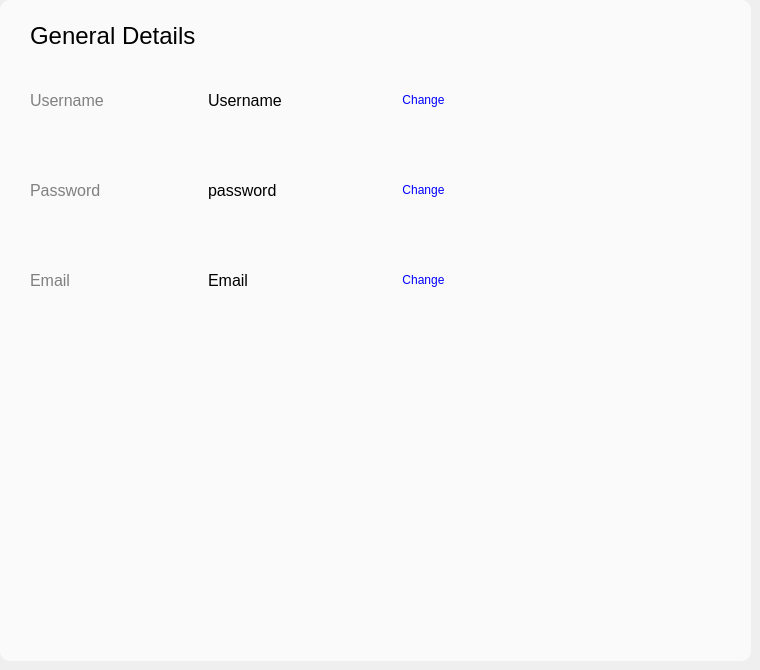
   <widget class="QWidget" name="Settings_Page">
    <widget class="QGroupBox" name="groupBox_6">
     <property name="geometry">
      <rect>
       <x>0</x>
       <y>0</y>
       <width>751</width>
       <height>661</height>
      </rect>
     </property>
     <property name="styleSheet">
      <string notr="true">background-color: rgb(250,250,250);
border-radius:10px</string>
     </property>
     <property name="title">
      <string/>
     </property>
     <widget class="QLabel" name="label_12">
      <property name="geometry">
       <rect>
        <x>30</x>
        <y>20</y>
        <width>181</width>
        <height>31</height>
       </rect>
      </property>
      <property name="font">
       <font>
        <pointsize>18</pointsize>
        <bold>false</bold>
       </font>
      </property>
      <property name="styleSheet">
       <string notr="true">color:black</string>
      </property>
      <property name="text">
       <string>General Details</string>
      </property>
     </widget>
     <widget class="QWidget" name="horizontalLayoutWidget">
      <property name="geometry">
       <rect>
        <x>30</x>
        <y>60</y>
        <width>431</width>
        <height>80</height>
       </rect>
      </property>
      <layout class="QHBoxLayout" name="horizontalLayout_4">
       <item>
        <widget class="QLabel" name="label_13">
         <property name="font">
          <font>
           <pointsize>12</pointsize>
          </font>
         </property>
         <property name="styleSheet">
          <string notr="true">color:grey</string>
         </property>
         <property name="text">
          <string>Username</string>
         </property>
        </widget>
       </item>
       <item>
        <widget class="QLabel" name="SettingsUsernameLabel">
         <property name="sizePolicy">
          <sizepolicy hsizetype="Minimum" vsizetype="Preferred">
           <horstretch>0</horstretch>
           <verstretch>0</verstretch>
          </sizepolicy>
         </property>
         <property name="font">
          <font>
           <pointsize>12</pointsize>
          </font>
         </property>
         <property name="styleSheet">
          <string notr="true">color:black</string>
         </property>
         <property name="text">
          <string>Username</string>
         </property>
        </widget>
       </item>
       <item>
        <widget class="QPushButton" name="SettingsUsernameChangeButton">
         <property name="sizePolicy">
          <sizepolicy hsizetype="Maximum" vsizetype="Fixed">
           <horstretch>0</horstretch>
           <verstretch>0</verstretch>
          </sizepolicy>
         </property>
         <property name="cursor">
          <cursorShape>PointingHandCursor</cursorShape>
         </property>
         <property name="styleSheet">
          <string notr="true">background-color:rgb(250,250,250);
color: blue;
padding: 4px 16px;
border: none;
border-radius: 5px;</string>
         </property>
         <property name="text">
          <string>Change</string>
         </property>
        </widget>
       </item>
      </layout>
     </widget>
     <widget class="QWidget" name="horizontalLayoutWidget_2">
      <property name="geometry">
       <rect>
        <x>30</x>
        <y>150</y>
        <width>431</width>
        <height>80</height>
       </rect>
      </property>
      <layout class="QHBoxLayout" name="horizontalLayout_5">
       <item>
        <widget class="QLabel" name="label_14">
         <property name="font">
          <font>
           <pointsize>12</pointsize>
          </font>
         </property>
         <property name="styleSheet">
          <string notr="true">color:grey</string>
         </property>
         <property name="text">
          <string>Password</string>
         </property>
        </widget>
       </item>
       <item>
        <widget class="QLabel" name="SettingsPasswordLabel">
         <property name="font">
          <font>
           <pointsize>12</pointsize>
          </font>
         </property>
         <property name="styleSheet">
          <string notr="true">color:black</string>
         </property>
         <property name="text">
          <string>password</string>
         </property>
        </widget>
       </item>
       <item>
        <widget class="QPushButton" name="SettingsPasswordChangeButton">
         <property name="sizePolicy">
          <sizepolicy hsizetype="Maximum" vsizetype="Fixed">
           <horstretch>0</horstretch>
           <verstretch>0</verstretch>
          </sizepolicy>
         </property>
         <property name="cursor">
          <cursorShape>PointingHandCursor</cursorShape>
         </property>
         <property name="styleSheet">
          <string notr="true">background-color:rgb(250,250,250);
color: blue;
padding: 4px 16px;
border: none;
border-radius: 5px;</string>
         </property>
         <property name="text">
          <string>Change</string>
         </property>
        </widget>
       </item>
      </layout>
     </widget>
     <widget class="QWidget" name="horizontalLayoutWidget_3">
      <property name="geometry">
       <rect>
        <x>30</x>
        <y>240</y>
        <width>431</width>
        <height>81</height>
       </rect>
      </property>
      <layout class="QHBoxLayout" name="horizontalLayout_6">
       <item>
        <widget class="QLabel" name="label_15">
         <property name="font">
          <font>
           <pointsize>12</pointsize>
          </font>
         </property>
         <property name="styleSheet">
          <string notr="true">color:grey</string>
         </property>
         <property name="text">
          <string>Email</string>
         </property>
        </widget>
       </item>
       <item>
        <widget class="QLabel" name="SettingsEmailLabel">
         <property name="font">
          <font>
           <pointsize>12</pointsize>
          </font>
         </property>
         <property name="styleSheet">
          <string notr="true">color:black</string>
         </property>
         <property name="text">
          <string>Email</string>
         </property>
        </widget>
       </item>
       <item>
        <widget class="QPushButton" name="SettingsEmailChangeButton_2">
         <property name="sizePolicy">
          <sizepolicy hsizetype="Maximum" vsizetype="Fixed">
           <horstretch>0</horstretch>
           <verstretch>0</verstretch>
          </sizepolicy>
         </property>
         <property name="cursor">
          <cursorShape>PointingHandCursor</cursorShape>
         </property>
         <property name="styleSheet">
          <string notr="true">background-color:rgb(250,250,250);
color: blue;
padding: 4px 16px;
border: none;
border-radius: 5px;</string>
         </property>
         <property name="text">
          <string>Change</string>
         </property>
        </widget>
       </item>
      </layout>
     </widget>
    </widget>
   </widget>
